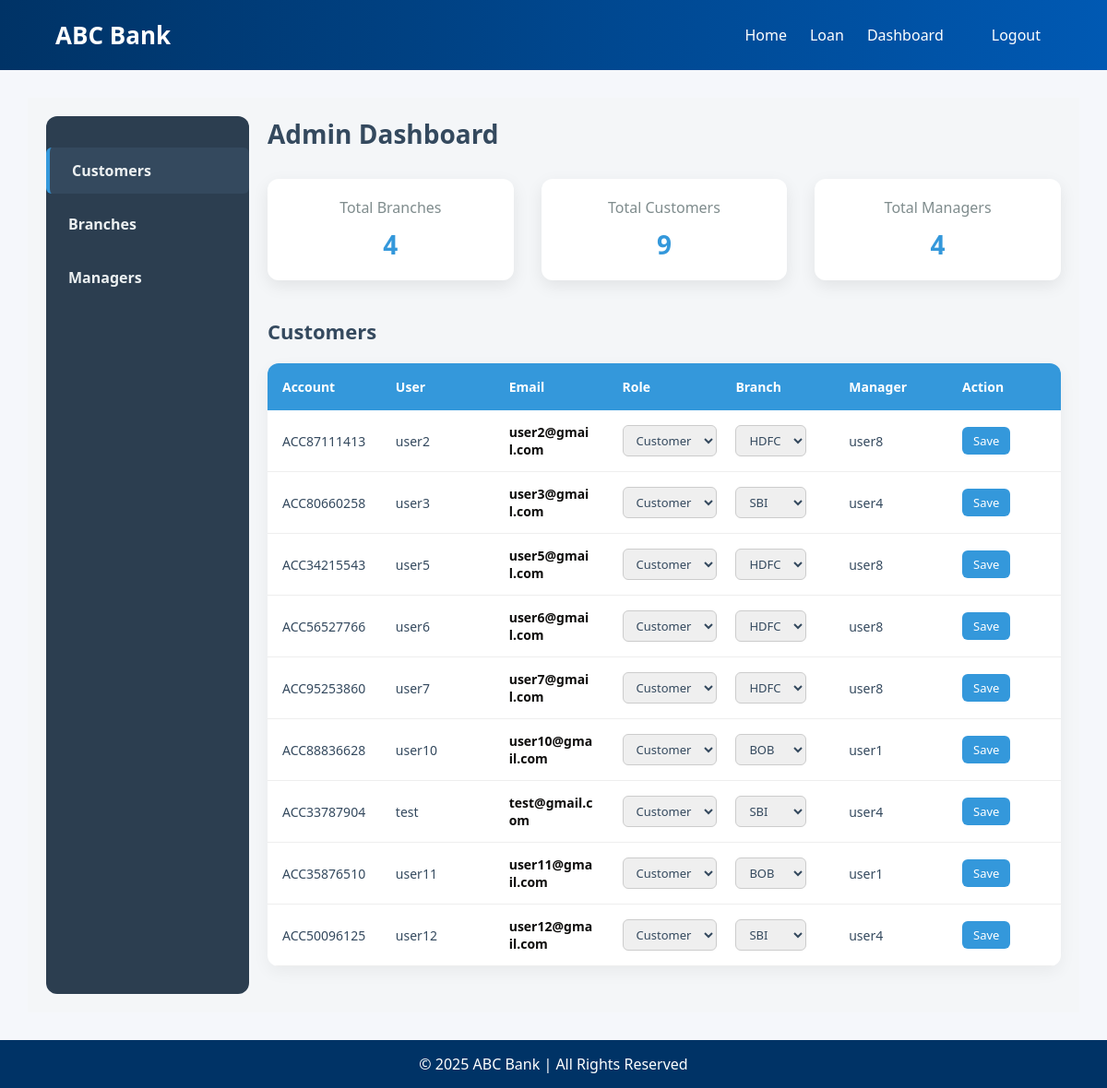
The app's page /branch/admin_dashboard/ (signed in), older data.
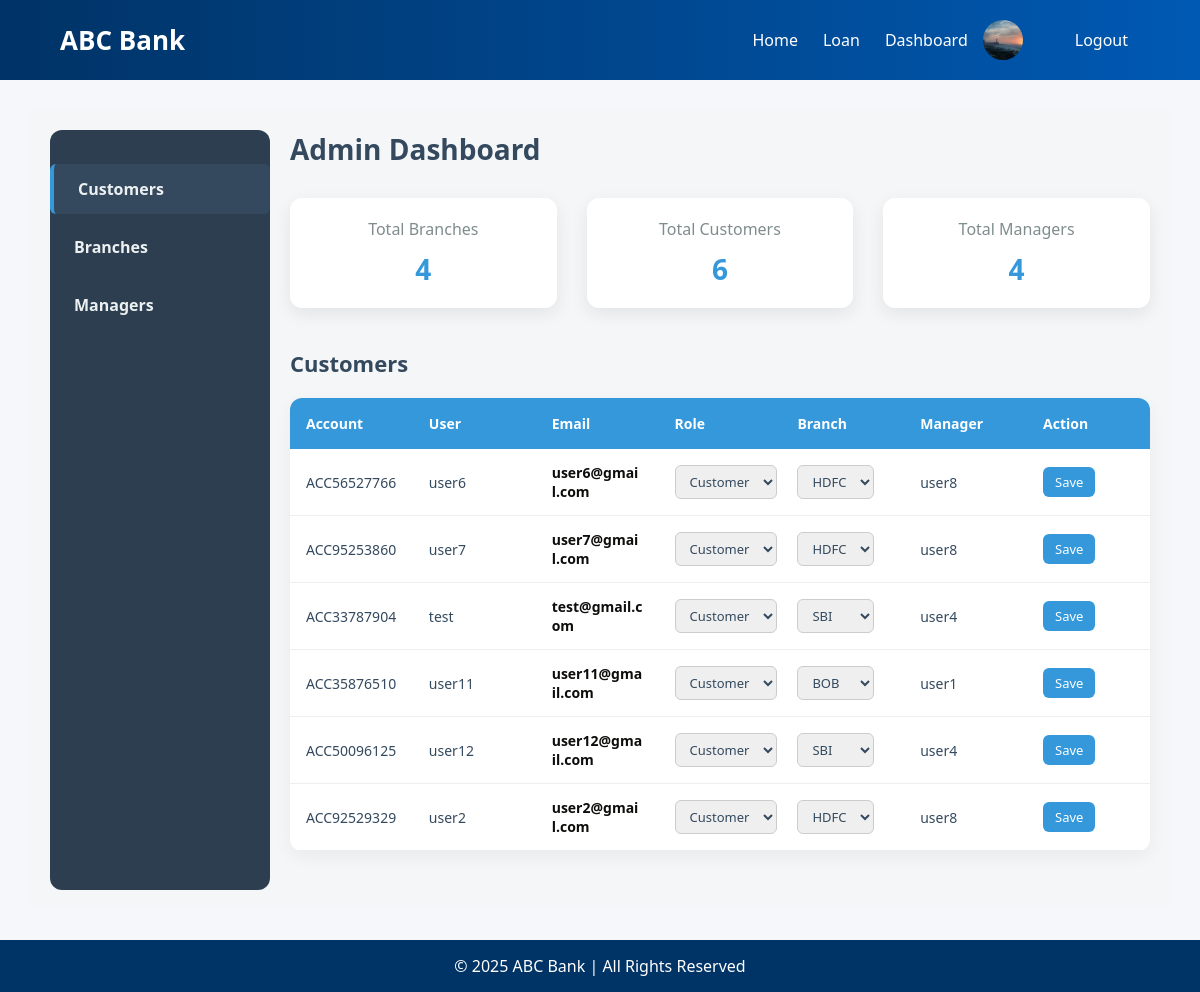
The same page, newer data.
### accounts/models.py (models this page shows, shortened)
class Profile(models.Model):
    ROLE = (
        ('customer', 'Customer'),
        ('manager', 'Manager'),
        ('admin', 'Admin'),
    )
    user = models.OneToOneField(
        User,
        on_delete=models.CASCADE,
        related_name='accounts_profile' ,null=False # << unique name
    )
    role = models.CharField(max_length=50, choices=ROLE, default='customer')
    branch = models.ForeignKey('bank_system.Branch', on_delete=models.SET_NULL, null=True, blank=True)
    bal = models.DecimalField(max_digits=10, decimal_places=2, default=0.00)
    Message=models.CharField(max_length=500,blank=True)
    Response=models.CharField(max_length=500,blank=True)
    disable_request=models.CharField(max_length=500,blank=True,default='no requests')

### bank/models.py (models this page shows, shortened)
class Register(models.Model):
    user = models.OneToOneField(
        User,
        on_delete=models.CASCADE,
        related_name='bank_register',  # Unique related_name
    )
    account_num = models.CharField(max_length=20, unique=True, blank=True)
    upi_id = models.CharField(max_length=50, blank=True, null=True)
    registered_at = models.DateTimeField(auto_now_add=True,null=True)  # <-- Date field added
    profile_picture = models.ImageField(
        upload_to='static/profile/', blank=True, null=True
    )

### bank_system/models.py (models this page shows, shortened)
class Branch(models.Model):
    name = models.CharField(max_length=100)  # Name of the branch
    city= models.CharField(max_length=100,null=True)

### bank_system/views.py (the view, shortened to what this page needs)
# urls.py: path('admin_dashboard/',views.admin_dashboard,name='admin_dashboard'),
@login_required
def admin_dashboard(request):
    section = request.GET.get('section', 'customers')
    customers = Profile.objects.filter(role='customer').select_related('user', 'branch')
    managers = Profile.objects.filter(role='manager').select_related('user', 'branch')
    branches = Branch.objects.all()
    context = {
        "customers": customers,
        "managers": managers,
        "branches": branches,
        "section": section,
    }
    return render(request, "admin/dashboard.html", context)

### templates/admin/dashboard.html (shortened to what this page needs)
{% extends "base.html" %}
{% block content %}
<div class="dashboard-wrapper">
  <div class="dashboard-sidebar">
    <a href="?section=customers" class="{% if section == 'customers' %}active{% endif %}">Customers</a>
    <a href="?section=branches" class="{% if section == 'branches' %}active{% endif %}">Branches</a>
    <a href="?section=managers" class="{% if section == 'managers' %}active{% endif %}">Managers</a>
  </div>
  <div class="dashboard-main">
    <h1>Admin Dashboard</h1>
    <div class="stats-container">
      <div class="card">
        <h3>Total Branches</h3>
        <p>{{ branches|length }}</p>
      </div>
      <div class="card">
        <h3>Total Customers</h3>
        <p>{{ customers|length }}</p>
      </div>
      <div class="card">
        <h3>Total Managers</h3>
        <p>{{ managers|length }}</p>
      </div>
    </div>
    <div class="table-container {% if section == 'customers' %}active{% endif %}">
      <h2>Customers</h2>
      <table>
        <thead>
          <tr>
            <th>Account</th>
            <th>User</th>
            <th>Email</th>
            <th>Role</th>
            <th>Branch</th>
            <th>Manager</th>
            <th>Action</th>
          </tr>
        </thead>
        <tbody>
          {% for customer in customers %}
          <tr>
            <form method="post">
              <td>{{ customer.user.bank_register.account_num }}</td>
              <td>{{ customer.user.username }}</td>
              <td>{{ customer.user.email }}</td>
              <td>
                <select name="role">
                  <option value="customer" {% if customer.role == "customer" %}selected{% endif %}>Customer</option>
                </select>
              </td>
              <td>
                <select name="branch">
                  {% for branch in branches %}
                    <option value="{{ branch.id }}" {% if customer.branch == branch %}selected{% endif %}>
                      {{ branch.name }}
                    </option>
                  {% endfor %}
                </select>
              </td>
              <td>
                {% if customer.branch %}
                  {% with managers=customer.branch.profile_set.all %}
                    {% for profile in managers %}
                      {% if profile.role == "manager" %}
                        {{ profile.user.username }}
                      {% endif %}
                    {% endfor %}
                  {% endwith %}
                {% else %}
                  --
                {% endif %}
              </td>
              <td>
                <button type="submit">Save</button>
              </td>
            </form>
          </tr>
          {% empty %}
          <tr><td colspan="7">No customers found</td></tr>
          {% endfor %}
        </tbody>
      </table>
    </div>
  </div>
</div>
{% endblock %}

### templates/base.html (shortened to what this page needs)
<!DOCTYPE html>
<html lang="en">
  <head>
  </head>
  <body>
    <header>
      <h1>ABC Bank</h1>
      <nav style="display: flex; align-items: center">
        <a href="{% url 'index' %}">Home</a>
        <a href="{% url 'loan' %}">Loan</a>
        {% if user.is_authenticated %}
        <a href="{% url 'branch_redirect' %}">Dashboard</a>
        {% if user.bank_register.profile_picture %}
        <img
          src="{{ user.bank_register.profile_picture.url }}"
          alt="Profile Picture"
          style="
            width: 40px;
            height: 40px;
            border-radius: 50%;
            margin-left: 15px;
            object-fit: cover;
          "
        />
        {% endif %}
        <form
          method="post"
          action="{% url 'logout' %}"
          style="display: inline; margin-left: 15px"
        >
          <button type="submit">Logout</button>
        </form>
        {% else %}
        <a href="{% url 'login' %}">Login</a>
        <a href="{% url 'register' %}">Open Account</a>
        {% endif %}
      </nav>
    </header>
    <main>{% block content %} {% endblock %}</main>
    <footer>
      <p>&copy; 2025 ABC Bank | All Rights Reserved</p>
    </footer>
  </body>
</html>

### templates/base.html (style rules this page uses)
* { margin: 0; padding: 0; box-sizing: border-box; font-family: "Segoe UI", Tahoma, sans-serif; }
body { background-color: #f5f7fb; color: #333; }
header { background: linear-gradient(90deg, #003366, #0059b3); color: white; padding: 20px 60px; display: flex; justify-content: space-between; align-items: center; }
header h1 { font-size: 26px; }
nav a, nav button { color: white; margin-left: 25px; text-decoration: none; font-weight: 500; background: none; border: none; cursor: pointer; font-size: inherit; }
main { padding: 30px; min-height: 80vh; }
footer { background-color: #003366; color: white; text-align: center; padding: 15px; }

### templates/admin/dashboard.html (style rules this page uses)
.dashboard-wrapper { display: flex; gap: 20px; font-family: 'Segoe UI', Tahoma, Geneva, Verdana, sans-serif; background-color: #f4f6f8; min-height: 100vh; padding: 20px; }
.dashboard-sidebar { width: 220px; background-color: #2c3e50; border-radius: 12px; padding: 30px 0; flex-shrink: 0; display: flex; flex-direction: column; }
.dashboard-sidebar a { display: block; color: #ecf0f1; text-decoration: none; padding: 14px 24px; font-weight: 600; margin: 4px 0; border-radius: 6px; transition: all 0.2s; }
.dashboard-sidebar a.active, .dashboard-sidebar a:hover { background-color: #34495e; border-left: 4px solid #3498db; }
.dashboard-main { flex-grow: 1; }
.dashboard-main h1 { font-size: 28px; margin-bottom: 30px; color: #34495e; }
.stats-container { display: flex; gap: 30px; flex-wrap: wrap; margin-bottom: 40px; }
.card { background-color: #fff; padding: 20px 30px; border-radius: 12px; box-shadow: 0 6px 18px rgba(0, 0, 0, 0.08); text-align: center; min-width: 200px; flex: 1 1 200px; transition: transform 0.2s; }
.card h3 { margin: 0; font-size: 16px; color: #7f8c8d; font-weight: 500; }
.card p { font-size: 28px; margin: 10px 0 0; color: #3498db; font-weight: bold; }
.table-container { display: none; }
.table-container.active { display: block; }
table { width: 100%; border-collapse: collapse; background-color: #fff; border-radius: 12px; overflow: hidden; box-shadow: 0 6px 18px rgba(0, 0, 0, 0.05); margin-bottom: 30px; table-layout: fixed; }
thead { background-color: #3498db; color: #fff; }
thead th { padding: 16px; text-align: left; font-weight: 600; font-size: 14px; }
tbody td { padding: 14px 16px; border-bottom: 1px solid #eee; font-size: 14px; color: #34495e; word-wrap: break-word; }
select { padding: 6px 10px; border-radius: 6px; border: 1px solid #ccc; font-size: 13px; color: #34495e; }
button { padding: 6px 12px; background-color: #3498db; color: #fff; border: none; border-radius: 6px; font-size: 13px; cursor: pointer; transition: background 0.2s; }
td:nth-child(6) { font-weight: bold; color: #0e0d0c; }
h2 { display: flex; justify-content: space-between; align-items: center; margin-bottom: 20px; color: #34495e; font-size: 22px; }

Row changes from the older to the newer data that the page shows:
removed Profile: user.bank_register.account_num "ACC87111413", user.username "user2", user.email "user2@gmail.com", role "Customer", branch "HDFC", Profile (user.username "user8"), shown under "Customers"
removed Profile: user.bank_register.account_num "ACC80660258", user.username "user3", user.email "user3@gmail.com", role "Customer", branch "SBI", Profile (user.username "user4"), shown under "Customers"
removed Profile: user.bank_register.account_num "ACC34215543", user.username "user5", user.email "user5@gmail.com", role "Customer", branch "HDFC", Profile (user.username "user8"), shown under "Customers"
removed Profile: user.bank_register.account_num "ACC88836628", user.username "user10", user.email "user10@gmail.com", role "Customer", branch "BOB", Profile (user.username "user1"), shown under "Customers"
added Profile: user.bank_register.account_num "ACC92529329", user.username "user2", user.email "user2@gmail.com", role "Customer", branch "HDFC", Profile (user.username "user8"), shown under "Customers"
Text that changed along with them:
{{ customers|length }}: "9" → "6"
